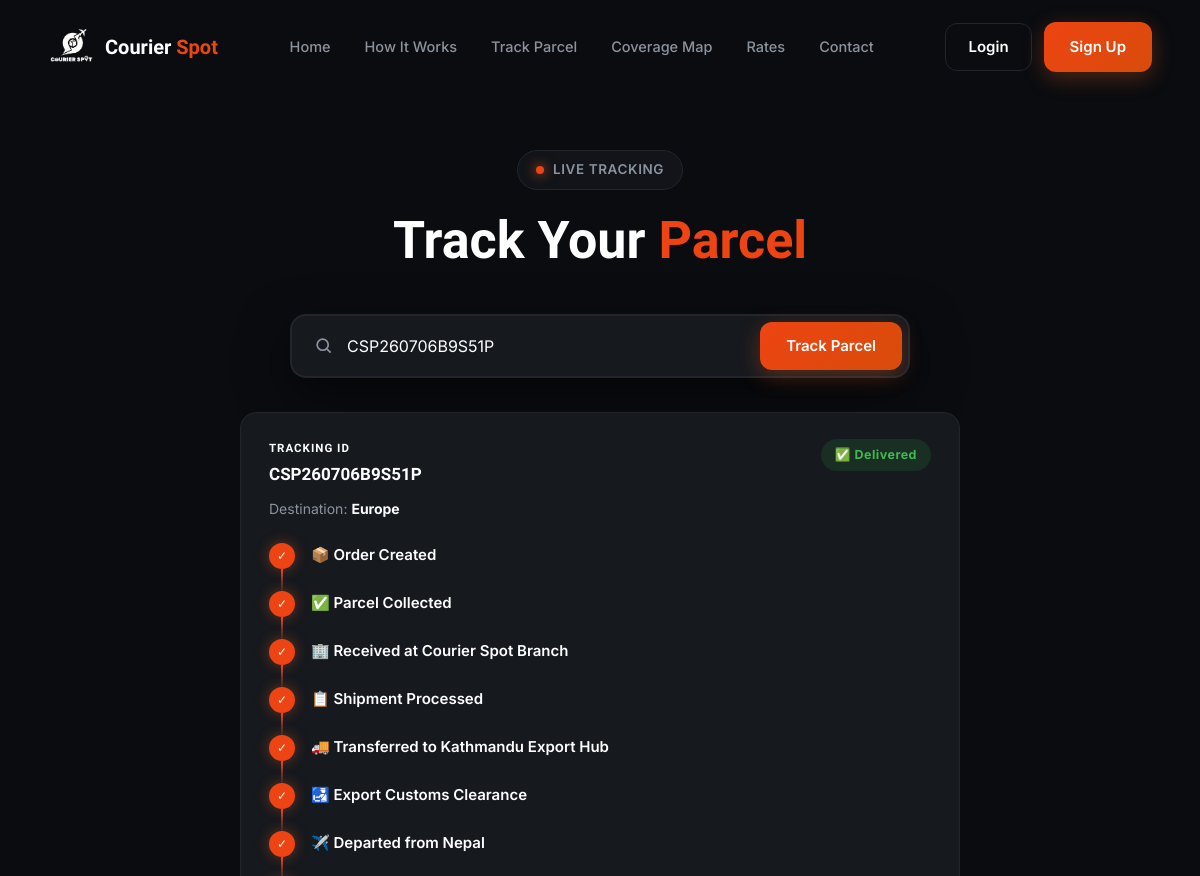
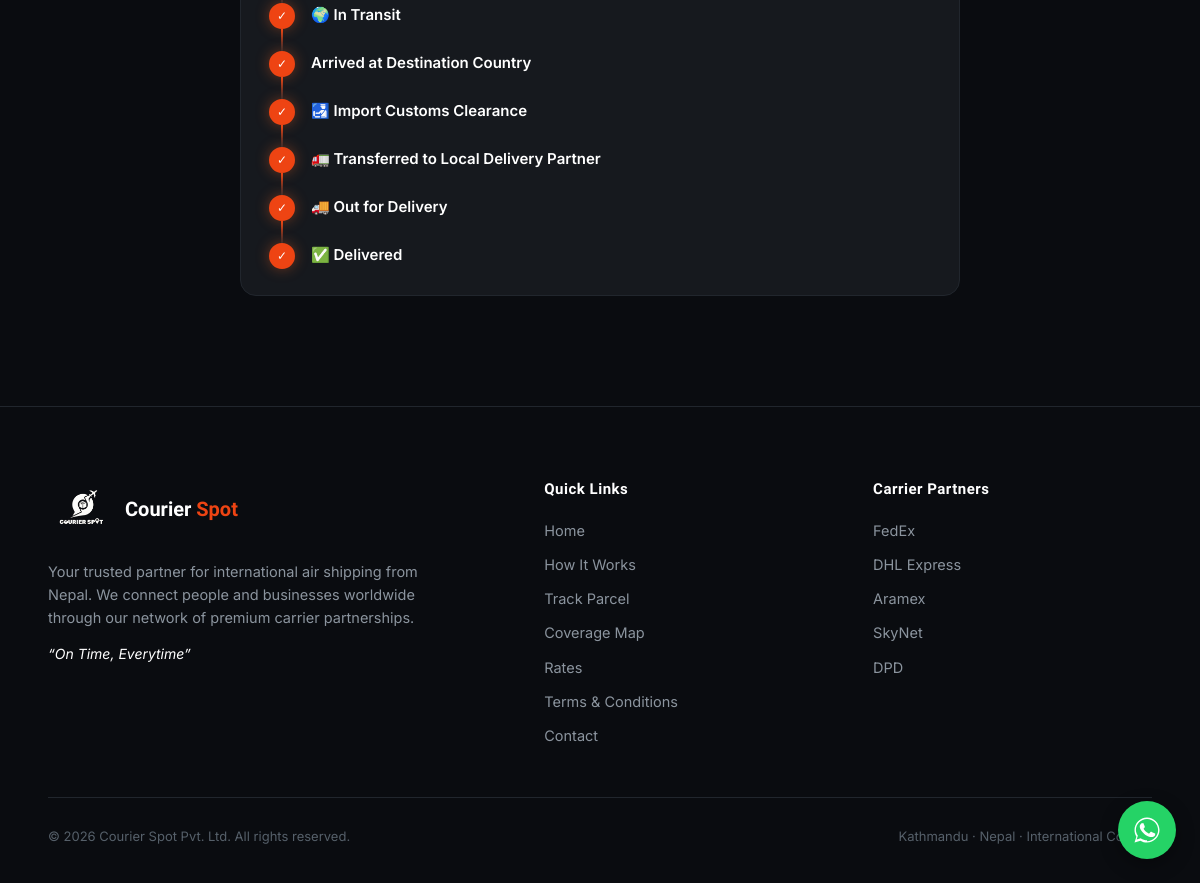
Screenshot of /track/CSP260706B9S51P/ with the database file from the repository (2 pictures, top to bottom).
### tracking/models.py (models this page shows, shortened)
class Parcel(models.Model):
    class Status(models.TextChoices):
        ORDER_CREATED = 'ORDER_CREATED', '📦 Order Created'
        COLLECTED = 'COLLECTED', '✅ Parcel Collected'
        RECEIVED_BRANCH = 'RECEIVED_BRANCH', '🏢 Received at Courier Spot Branch'
        PROCESSED = 'PROCESSED', '📋 Shipment Processed'
        TRANSFERRED_HUB = 'TRANSFERRED_HUB', '🚚 Transferred to Kathmandu Export Hub'
        EXPORT_CUSTOMS = 'EXPORT_CUSTOMS', '🛃 Export Customs Clearance'
        DEPARTED = 'DEPARTED', '✈️ Departed from Nepal'
        IN_TRANSIT = 'IN_TRANSIT', '🌍 In Transit'
        ARRIVED_DEST = 'ARRIVED_DEST', 'Arrived at Destination Country'
        IMPORT_CUSTOMS = 'IMPORT_CUSTOMS', '🛃 Import Customs Clearance'
        TRANSFERRED_LOCAL = 'TRANSFERRED_LOCAL', '🚛 Transferred to Local Delivery Partner'
        OUT_FOR_DELIVERY = 'OUT_FOR_DELIVERY', '🚚 Out for Delivery'
        DELIVERED = 'DELIVERED', '✅ Delivered'
        CANCELLED = 'CANCELLED', 'Cancelled'
    CARRIERS = [('FEDEX', 'FedEx'), ('DHL', 'DHL Express'), ('ARAMEX', 'Aramex'),
                 ('DPD', 'DPD'),('UPS', 'UPS'),('LHR', 'LHR'),('AMS', 'AMS'),]
    tracking_id = models.CharField(max_length=20, unique=True, editable=False)
    branch = models.ForeignKey('operations.Branch', on_delete=models.PROTECT, related_name='parcels')
    sender_name = models.CharField(max_length=120)
    sender_phone = models.CharField(max_length=20)
    sender_address = models.CharField(max_length=255)
    sender_email = models.EmailField(blank=True)
    receiver_name = models.CharField(max_length=120)
    receiver_phone = models.CharField(max_length=30)
    receiver_address = models.CharField(max_length=255)
    destination_country = models.CharField(max_length=80)
    receiver_email = models.EmailField(blank=True)
    status = models.CharField(max_length=20, choices=Status.choices, default=Status.ORDER_CREATED)
    carrier = models.CharField(max_length=10, choices=CARRIERS, blank=True)
    carrier_tracking_no = models.CharField(max_length=60, blank=True)
    qr_code = models.ImageField(upload_to='qr/', blank=True)
    created_by = models.ForeignKey(settings.AUTH_USER_MODEL, on_delete=models.PROTECT)
    created_at = models.DateTimeField(auto_now_add=True)
    is_draft = models.BooleanField(default=False)
    draft_customs_tax = models.DecimalField(max_digits=12, decimal_places=2,
                                            null=True, blank=True)
    class Meta:
        ordering = ['-created_at']

### tracking/views.py (the view)
# urls.py: path('track/', trk.track_page, name='public_track_search'),
def track_page(request, tracking_id=''):
    tid = tracking_id or request.GET.get('id', '')
    parcel = Parcel.objects.filter(tracking_id__iexact=tid.strip(), is_draft=False).first() if tid else None
    return render(request, 'public/track.html', {
        'parcel': parcel,
        'searched': bool(tid),
        'tid': tid,
        'timeline': build_timeline(parcel) if parcel else [],
    })

### tracking/views.py (called while the page is built)
def build_timeline(parcel):
    events = {e.status: e for e in parcel.events.all()}
    reached = STATUS_ORDER.index(parcel.status) if parcel.status in STATUS_ORDER else -1
    timeline = []
    for i, status in enumerate(STATUS_ORDER):
        e = events.get(status)
        timeline.append({
            'status': status,
            'label': dict(Parcel.Status.choices)[status],
            'done': i <= reached,
            'when': e.created_at if e else None,
            'location': e.location if e else '',
            'note': e.note if e else '',
        })
    return timeline

### templates/public/track.html (shortened to what this page needs)
{% extends "public/base_public.html" %}
{% block content %}
<section class="page-pad" style="min-height:88vh">
  <div class="container" style="max-width:720px">
    <div class="section-head" style="margin-bottom:44px">
      <div class="badge"><span class="dot"></span> LIVE TRACKING</div>
      <h2>Track Your <span class="accent">Parcel</span></h2>
    </div>
    <form class="track-box" id="trackForm" style="margin-bottom:34px">
      <span class="icon"><svg width="19" height="19" viewBox="0 0 24 24" fill="none" stroke="currentColor" stroke-width="2.2"><circle cx="11" cy="11" r="7"/><line x1="21" y1="21" x2="16.5" y2="16.5"/></svg></span>
      <input id="trackInput" type="text" value="{{ tid }}" placeholder="Enter your tracking ID · e.g. BCS-2026-000123" autocomplete="off">
      <button class="btn btn-primary" type="submit">Track Parcel</button>
    </form>
    {% if parcel %}
    <div class="tr-card">
      <div style="display:flex;justify-content:space-between;align-items:flex-start;flex-wrap:wrap;gap:14px">
        <div class="tid"><small>TRACKING ID</small><span>{{ parcel.tracking_id }}</span></div>
        <span class="pstatus ps-{{ parcel.status }}">{{ parcel.get_status_display }}</span>
      </div>
      <p style="color:var(--muted);font-size:14px;margin-top:10px">
        Destination: <b style="color:#fff">{{ parcel.destination_country }}</b>
      </p>
      <div class="tline">
        {% for step in timeline %}
        <div class="tstep {% if step.done %}done{% else %}pending{% endif %}">
          <div class="tdot">{% if step.done %}✓{% endif %}</div>
          <div>
            <h4>{{ step.label }}</h4>
          </div>
        </div>
        {% endfor %}
      </div>
    </div>
    {% endif %}
  </div>
</section>
{% endblock %}

### templates/public/base_public.html (style rules this page uses)
:root { --bg:#0A0C10; --panel:#101216; --card:#16191E; --border:#21262D; --orange:#EE4413; --orange-light:#FF8C5A; --navy:#182030; --text:#FFFFFF; --muted:#8B949E; --display:'Sora',sans-serif; --body:'Inter',sans-serif; }
* { margin:0;padding:0;box-sizing:border-box }
html { scroll-behavior:smooth }
body { background:var(--bg);color:var(--text);font-family:var(--body);line-height:1.6;overflow-x:hidden }
.container { width:min(1180px,92%);margin:0 auto }
section { padding:110px 0;position:relative }
.badge { display:inline-flex;align-items:center;gap:9px;padding:8px 18px;border:1px solid var(--border);border-radius:999px;background:rgba(22,25,30,.7);backdrop-filter:blur(6px);font-size:13.5px;font-weight:600;letter-spacing:.6px;color:var(--muted) }
.badge .dot { width:8px;height:8px;border-radius:50%;background:var(--orange);box-shadow:0 0 12px 2px rgba(242,101,34,.5);animation:pulse 2.2s infinite }
h1,h2,h3 { font-family:var(--display);line-height:1.12 }
.accent { color:var(--orange) }
.section-head { text-align:center;max-width:760px;margin:0 auto 70px }
.section-head h2 { font-size:clamp(32px,4.6vw,52px);font-weight:800;margin:22px 0 18px }
.btn { display:inline-flex;align-items:center;gap:9px;padding:13px 26px;border-radius:12px;font-weight:600;font-size:15px;border:none;cursor:pointer;font-family:var(--body);transition:transform .25s,box-shadow .25s,background .25s }
.btn-primary { background:linear-gradient(135deg,var(--orange),#D84C0A);color:#fff;box-shadow:0 6px 22px rgba(242,101,34,.3) }
.track-box { display:flex;max-width:620px;margin:0 auto;background:var(--card);border:2px solid var(--border);border-radius:16px;padding:6px;box-shadow:0 18px 50px rgba(0,0,0,.55);transition:border-color .3s,box-shadow .3s }
.track-box .icon { display:grid;place-items:center;padding:0 8px 0 16px;color:var(--muted) }
.track-box input { flex:1;background:transparent;border:none;outline:none;color:#fff;font-size:16px;font-family:var(--body);padding:14px 6px }
.track-box input::placeholder { color:#56606a }
.tr-card { background:var(--card);border:1px solid var(--border);border-radius:16px;padding:26px 28px }
.tr-card .tid { font-family:var(--display);font-weight:700;font-size:17px }
.tr-card .tid small { color:var(--gold);font-weight:600;letter-spacing:1px;display:block;font-size:11.5px;margin-bottom:4px }
.tline { margin-top:22px;display:grid;gap:0 }
.tstep { display:grid;grid-template-columns:26px 1fr;gap:16px;position:relative;padding-bottom:22px }
.tstep:last-child { padding-bottom:0 }
.tstep::before { content:"";position:absolute;left:12px;top:26px;bottom:0;width:2px;background:var(--border) }
.tstep:last-child::before { display:none }
.tstep.done::before { background:linear-gradient(var(--orange),var(--border)) }
.tdot { width:26px;height:26px;border-radius:50%;border:2px solid var(--border);background:var(--bg);display:grid;place-items:center;font-size:12px;z-index:1 }
.tstep.done .tdot { border-color:var(--orange);background:var(--orange);box-shadow:0 0 14px rgba(242,101,34,.4) }
.tstep h4 { font-size:15px;font-family:var(--body);font-weight:600 }
.page-pad { padding-top:150px }
.pstatus { padding:6px 14px;border-radius:999px;font-size:12.5px;font-weight:700;letter-spacing:.5px }
.ps-DELIVERED { background:rgba(46,160,67,.16);color:#3fb950 }

### rows the page displays
Parcel: tracking_id "CSP260706B9S51P", status "✅ Delivered", destination_country "Europe"

### other values shown
{{ step.label }} "📦 Order Created" "✅ Parcel Collected" "🏢 Received at Courier Spot Branch" "📋 Shipment Processed" "🚚 Transferred to Kathmandu Export Hub" "🛃 Export Customs Clearance" "✈️ Departed from Nepal" "🌍 In Transit" "Arrived at Destination Country" "🛃 Import Customs Clearance" "🚛 Transferred to Local Delivery Partner" "🚚 Out for Delivery" "✅ Delivered"
